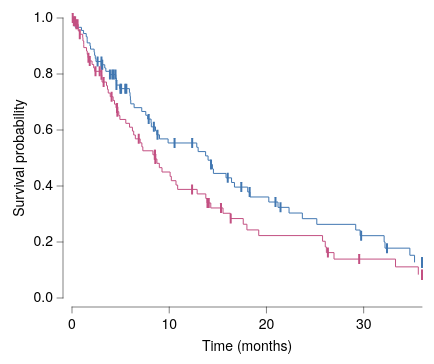

Specify this chart in Vega-Lite:
### Vega-Lite specification from a JSON file in a GitHub repository (floating-point values rounded to 4 significant figures)
{"background": null, "config": {"arc": {"fill": "#DBDBDB", "fillOpacity": 1.0, "innerRadius": 35.0, "padAngle": 0.03, "stroke": "black", "strokeOpacity": 1, "strokeWidth": 0.25}, "area": {"fill": "#DBDBDB", "fillOpacity": 1.0, "stroke": "black", "strokeOpacity": 1, "strokeWidth": 0.25}, "axis": {"domain": true, "domainCap": "round", "domainColor": "black", "domainWidth": 0.25, "grid": false, "gridCap": "round", "gridColor": "#F1F1F1", "gridDash": [0, 0], "gridOpacity": 1.0, "gridWidth": 0.25, "labelColor": "black", "labelFont": "Helvetica Neue, HelveticaNeue, Helvetica, Arial, sans-serif", "labelFontSize": 7, "labelFontStyle": "normal", "labelFontWeight": 400, "offset": 4.5, "ticks": true, "tickCap": "round", "tickColor": "black", "tickRound": false, "tickSize": 3, "tickWidth": 0.25, "titleColor": "black", "titleFont": "Helvetica Neue, HelveticaNeue, Helvetica, Arial, sans-serif", "titleFontSize": 7, "titleFontStyle": "normal", "titleFontWeight": 400}, "axisX": {"domain": true, "labelAlign": "center", "labelAngle": 0, "labels": true, "ticks": true, "translate": 0}, "axisY": {"domain": true, "labelAlign": "right", "labelAngle": 0, "labels": true, "ticks": true, "translate": 0}, "axisRight": {"domain": true, "labelAlign": "left", "labelAngle": 0, "labels": true, "ticks": true, "translate": 0}, "axisTop": {"domain": true, "labelAlign": "center", "labelAngle": 0, "labels": true, "ticks": true, "translate": 0}, "axisBand": {"tickOffset": 0}, "bar": {"fill": "#DBDBDB", "fillOpacity": 1.0, "stroke": "black", "strokeOpacity": 1, "strokeWidth": 0.25}, "boxplot": {"size": 12.6, "ticks": {"cornerRadius": 0.25, "fill": "black", "opacity": 1, "size": 6.3, "thickness": 0.25}, "box": {"fillOpacity": 1.0, "stroke": "black", "strokeOpacity": 1, "strokeWidth": 0.25}, "median": {"cornerRadius": 0, "fill": "black", "fillOpacity": 1.0, "opacity": 1, "size": 12.6, "thickness": 0.25}, "rule": {"fill": "black", "fillOpacity": 1.0, "size": 14.0, "stroke": "black", "strokeDash": [0, 0], "strokeOpacity": 1, "strokeWidth": 0.25}, "outliers": {"color": "black", "fill": "black", "fillOpacity": 1.0, "size": 0, "stroke": "black", "strokeOpacity": 1, "strokeWidth": 0.25}}, "circle": {"fill": "black", "fillOpacity": 1.0, "size": 1.75, "stroke": null, "strokeOpacity": 1, "strokeWidth": 0.25}, "errorband": {"band": {"fillOpacity": 0.6, "stroke": null, "strokeWidth": 0.25, "strokeOpacity": 1}, "borders": {"opacity": 0, "strokeOpacity": 0.25, "strokeWidth": 1}}, "errorbar": {"opacity": 1, "rule": {"strokeDash": [0, 0], "strokeWidth": 0.25}, "ticks": {"color": "black", "cornerRadius": 0.125, "opacity": 1, "size": 8.4, "thickness": 0.25}, "thickness": 0.25}, "font": "Helvetica Neue, HelveticaNeue, Helvetica, Arial, sans-serif", "geoshape": {"fill": "#DBDBDB", "fillOpacity": 1.0, "stroke": "black", "strokeOpacity": 1, "strokeWidth": 0.25}, "header": {"labelColor": "black", "labelFont": "Helvetica Neue, HelveticaNeue, Helvetica, Arial, sans-serif", "labelFontSize": 7, "labelFontStyle": "normal", "labelFontWeight": 400, "titleColor": "black", "titleFont": "Helvetica Neue, HelveticaNeue, Helvetica, Arial, sans-serif", "titleFontSize": 7, "titleFontStyle": "normal", "titleFontWeight": 400, "titlePadding": 0}, "legend": {"disable": false, "offset": 4.5, "titlePadding": 4, "labelOffset": 2, "gradientLabelOffset": 2, "gradientLength": 70.0, "gradientThickness": 7.0, "gradientOpacity": 1.0, "gradientStrokeColor": "black", "gradientStrokeWidth": 0.25, "labelColor": "black", "labelFont": "Helvetica Neue, HelveticaNeue, Helvetica, Arial, sans-serif", "labelFontSize": 7, "labelFontStyle": "normal", "labelFontWeight": 400, "strokeColor": "black", "strokeWidth": 0, "symbolSize": 42, "symbolStrokeColor": "black", "symbolStrokeWidth": 0.25, "titleColor": "black", "titleFont": "Helvetica Neue, HelveticaNeue, Helvetica, Arial, sans-serif", "titleFontSize": 7, "titleFontStyle": "normal", "titleFontWeight": 400}, "line": {"color": "black", "stroke": "black", "strokeCap": "butt", "strokeDash": [0, 0], "strokeOpacity": 1, "strokeWidth": 0.5}, "point": {"filled": true, "fill": "#DBDBDB", "fillOpacity": 1.0, "size": 7.0, "stroke": "black", "strokeOpacity": 1, "strokeWidth": 0.25}, "range": {"category": ["#B2B2B2", "#4A7CD3", "#008542", "#664CAF", "#509F98", "#636363", "#284F93", "#005226", "#382864", "#285753"], "diverging": {"scheme": ["#443E60", "#5F597E", "#7C759B", "#9994B6", "#B7B4CC", "#D6D5DC", "#F6F6F6", "#D1DAD9", "#A4C2BF", "#7AA9A4", "#578E89", "#37736E", "#1B5954"]}, "heatmap": {"scheme": ["#440154", "#472270", "#433E82", "#38598C", "#2C728E", "#238A8D", "#24A086", "#39B578", "#5DC862", "#96D646", "#CAE02D", "#FDE724"]}, "ordinal": {"scheme": ["#F1F1F1", "#DBDBDB", "#C6C6C6", "#B2B2B2", "#9D9D9D", "#898989", "#767676", "#636363", "#515151", "#404040", "#2F2F2F", "#1F1F1F"]}, "ramp": {"scheme": ["#440154", "#472270", "#433E82", "#38598C", "#2C728E", "#238A8D", "#24A086", "#39B578", "#5DC862", "#96D646", "#CAE02D", "#FDE724"]}}, "rule": {"color": "black", "stroke": "black", "strokeCap": "round", "strokeDash": [2, 2], "strokeOpacity": 1, "strokeWidth": 0.25}, "scale": {"barBandPaddingInner": 0.1, "rectBandPaddingInner": 0, "tickBandPaddingInner": 0.1, "bandPaddingOuter": 0.1, "bandWithNestedOffsetPaddingInner": 0.2, "bandWithNestedOffsetPaddingOuter": 0.2, "offsetBandPaddingInner": 0, "offsetBandPaddingOuter": 0, "round": false}, "rect": {"fill": "#DBDBDB", "fillOpacity": 1.0, "stroke": "black", "strokeOpacity": 1, "strokeWidth": 0.25}, "square": {"fill": "#DBDBDB", "fillOpacity": 1.0, "size": 14.0, "stroke": "black", "strokeOpacity": 1, "strokeWidth": 0.25}, "text": {"color": "black", "font": "Helvetica Neue, HelveticaNeue, Helvetica, Arial, sans-serif", "fontSize": 7, "fontStyle": "normal", "fontWeight": 400}, "tick": {"color": "black", "cornerRadius": 0.125, "opacity": 1.0, "size": 12.6, "thickness": 0.25}, "title": {"anchor": "middle", "frame": "group", "color": "black", "font": "Helvetica Neue, HelveticaNeue, Helvetica, Arial, sans-serif", "fontSize": 7, "fontStyle": "normal", "fontWeight": 400, "subtitleColor": "black", "subtitleFont": "Helvetica Neue, HelveticaNeue, Helvetica, Arial, sans-serif", "subtitleFontSize": "Helvetica Neue, HelveticaNeue, Helvetica, Arial, sans-serif", "subtitleFontStyle": "normal", "subtitleFontWeight": 400}, "trail": {"color": "black", "opacity": 1, "size": 0.5}, "view": {"continuousWidth": 175, "continuousHeight": 140, "discreteWidth": 175, "discreteHeight": 140, "fill": null, "stroke": null, "strokeWidth": 0.25}}, "layer": [{"data": {"name": "data-1b0cd061b5d34159234b5d3a4e9b7ec9"}, "mark": {"type": "line", "interpolate": "step-after"}, "encoding": {"color": {"field": "group", "scale": {"domain": ["Treatment", "Control"], "range": ["#4177B1", "#C35082"]}, "title": null, "type": "nominal"}, "x": {"field": "t", "scale": {"domain": [0, 36.0], "nice": false}, "title": "Time (months)", "type": "quantitative"}, "y": {"field": "S", "scale": {"domain": [0, 1], "nice": false}, "title": "Survival probability", "type": "quantitative"}}}, {"data": {"name": "data-f2326de68aa08c4a3dc7cd0c5c09b43c"}, "mark": {"type": "tick", "size": 5, "thickness": 1}, "encoding": {"color": {"field": "group", "legend": null, "scale": {"domain": ["Treatment", "Control"], "range": ["#4177B1", "#C35082"]}, "type": "nominal"}, "x": {"field": "t", "type": "quantitative"}, "y": {"field": "S", "type": "quantitative"}}}], "$schema": "https://vega.github.io/schema/vega-lite/v6.4.1.json", "datasets": {"data-1b0cd061b5d34159234b5d3a4e9b7ec9": [{"t": 0.0, "S": 1.0, "group": "Treatment"}, {"t": 0.08336, "S": 0.9889, "group": "Treatment"}, {"t": 0.3155, "S": 0.9778, "group": "Treatment"}, {"t": 0.3317, "S": 0.9667, "group": "Treatment"}, {"t": 0.9726, "S": 0.9556, "group": "Treatment"}, {"t": 1.191, "S": 0.9444, "group": "Treatment"}, {"t": 1.464, "S": 0.9333, "group": "Treatment"}, {"t": 1.558, "S": 0.9222, "group": "Treatment"}, {"t": 1.563, "S": 0.9111, "group": "Treatment"}, {"t": 1.857, "S": 0.9, "group": "Treatment"}, {"t": 1.907, "S": 0.8889, "group": "Treatment"}, {"t": 2.279, "S": 0.8778, "group": "Treatment"}, {"t": 2.324, "S": 0.8667, "group": "Treatment"}, {"t": 2.396, "S": 0.8556, "group": "Treatment"}, {"t": 2.464, "S": 0.8444, "group": "Treatment"}, {"t": 3.031, "S": 0.833, "group": "Treatment"}, {"t": 3.369, "S": 0.8213, "group": "Treatment"}, {"t": 3.48, "S": 0.8096, "group": "Treatment"}, {"t": 3.885, "S": 0.7978, "group": "Treatment"}, {"t": 4.504, "S": 0.7854, "group": "Treatment"}, {"t": 4.568, "S": 0.7729, "group": "Treatment"}, {"t": 4.569, "S": 0.7604, "group": "Treatment"}, {"t": 4.906, "S": 0.7478, "group": "Treatment"}, {"t": 5.908, "S": 0.7342, "group": "Treatment"}, {"t": 5.969, "S": 0.7206, "group": "Treatment"}, {"t": 6.008, "S": 0.707, "group": "Treatment"}, {"t": 6.044, "S": 0.6934, "group": "Treatment"}, {"t": 6.39, "S": 0.6798, "group": "Treatment"}, {"t": 7.174, "S": 0.6662, "group": "Treatment"}, {"t": 7.59, "S": 0.6526, "group": "Treatment"}, {"t": 7.781, "S": 0.639, "group": "Treatment"}, {"t": 8.134, "S": 0.6251, "group": "Treatment"}, {"t": 8.16, "S": 0.6112, "group": "Treatment"}, {"t": 8.589, "S": 0.597, "group": "Treatment"}, {"t": 8.719, "S": 0.5828, "group": "Treatment"}, {"t": 8.998, "S": 0.5682, "group": "Treatment"}, {"t": 9.885, "S": 0.5536, "group": "Treatment"}, {"t": 12.83, "S": 0.5383, "group": "Treatment"}, {"t": 12.97, "S": 0.5229, "group": "Treatment"}, {"t": 13.74, "S": 0.5075, "group": "Treatment"}, {"t": 14.0, "S": 0.4921, "group": "Treatment"}, {"t": 14.3, "S": 0.4768, "group": "Treatment"}, {"t": 14.44, "S": 0.4609, "group": "Treatment"}, {"t": 14.55, "S": 0.445, "group": "Treatment"}, {"t": 15.84, "S": 0.4291, "group": "Treatment"}, {"t": 16.41, "S": 0.4126, "group": "Treatment"}, {"t": 16.71, "S": 0.3961, "group": "Treatment"}, {"t": 18.07, "S": 0.3788, "group": "Treatment"}, {"t": 18.3, "S": 0.3608, "group": "Treatment"}, {"t": 20.24, "S": 0.3428, "group": "Treatment"}, {"t": 21.19, "S": 0.3237, "group": "Treatment"}, {"t": 22.33, "S": 0.3035, "group": "Treatment"}, {"t": 23.69, "S": 0.2833, "group": "Treatment"}, {"t": 25.18, "S": 0.263, "group": "Treatment"}, {"t": 29.18, "S": 0.2428, "group": "Treatment"}, {"t": 29.63, "S": 0.2226, "group": "Treatment"}, {"t": 32.1, "S": 0.2003, "group": "Treatment"}, {"t": 32.19, "S": 0.178, "group": "Treatment"}, {"t": 34.75, "S": 0.1526, "group": "Treatment"}, {"t": 35.23, "S": 0.1272, "group": "Treatment"}, {"t": 0.0, "S": 1.0, "group": "Control"}, {"t": 0.1169, "S": 0.9888, "group": "Control"}, {"t": 0.4222, "S": 0.9773, "group": "Control"}, {"t": 0.6362, "S": 0.9655, "group": "Control"}, {"t": 0.6466, "S": 0.9537, "group": "Control"}, {"t": 0.7928, "S": 0.9419, "group": "Control"}, {"t": 1.101, "S": 0.93, "group": "Control"}, {"t": 1.127, "S": 0.9181, "group": "Control"}, {"t": 1.206, "S": 0.9062, "group": "Control"}, {"t": 1.211, "S": 0.8943, "group": "Control"}, {"t": 1.494, "S": 0.8823, "group": "Control"}, {"t": 1.568, "S": 0.8704, "group": "Control"}, {"t": 1.648, "S": 0.8585, "group": "Control"}, {"t": 1.818, "S": 0.8464, "group": "Control"}, {"t": 2.063, "S": 0.8341, "group": "Control"}, {"t": 2.228, "S": 0.8219, "group": "Control"}, {"t": 2.338, "S": 0.8096, "group": "Control"}, {"t": 3.023, "S": 0.7969, "group": "Control"}, {"t": 3.063, "S": 0.7841, "group": "Control"}, {"t": 3.091, "S": 0.7712, "group": "Control"}, {"t": 3.55, "S": 0.7582, "group": "Control"}, {"t": 3.651, "S": 0.7451, "group": "Control"}, {"t": 3.728, "S": 0.732, "group": "Control"}, {"t": 3.933, "S": 0.7189, "group": "Control"}, {"t": 4.231, "S": 0.7056, "group": "Control"}, {"t": 4.372, "S": 0.6923, "group": "Control"}, {"t": 4.529, "S": 0.679, "group": "Control"}, {"t": 4.659, "S": 0.6654, "group": "Control"}, {"t": 4.814, "S": 0.6516, "group": "Control"}, {"t": 4.927, "S": 0.6377, "group": "Control"}, {"t": 5.535, "S": 0.6238, "group": "Control"}, {"t": 5.918, "S": 0.61, "group": "Control"}, {"t": 6.217, "S": 0.5961, "group": "Control"}, {"t": 6.345, "S": 0.5822, "group": "Control"}, {"t": 6.514, "S": 0.5684, "group": "Control"}, {"t": 7.009, "S": 0.5542, "group": "Control"}, {"t": 7.186, "S": 0.54, "group": "Control"}, {"t": 7.286, "S": 0.5258, "group": "Control"}, {"t": 8.323, "S": 0.5115, "group": "Control"}, {"t": 8.548, "S": 0.4965, "group": "Control"}, {"t": 8.733, "S": 0.481, "group": "Control"}, {"t": 8.983, "S": 0.4655, "group": "Control"}, {"t": 9.259, "S": 0.45, "group": "Control"}, {"t": 10.09, "S": 0.4344, "group": "Control"}, {"t": 10.22, "S": 0.4189, "group": "Control"}, {"t": 10.7, "S": 0.4034, "group": "Control"}, {"t": 10.87, "S": 0.3879, "group": "Control"}, {"t": 12.87, "S": 0.3717, "group": "Control"}, {"t": 13.76, "S": 0.3556, "group": "Control"}, {"t": 13.89, "S": 0.3394, "group": "Control"}, {"t": 14.27, "S": 0.3215, "group": "Control"}, {"t": 15.53, "S": 0.3026, "group": "Control"}, {"t": 16.29, "S": 0.2837, "group": "Control"}, {"t": 17.61, "S": 0.2634, "group": "Control"}, {"t": 17.99, "S": 0.2432, "group": "Control"}, {"t": 19.21, "S": 0.2229, "group": "Control"}, {"t": 25.77, "S": 0.2027, "group": "Control"}, {"t": 26.05, "S": 0.1824, "group": "Control"}, {"t": 26.16, "S": 0.1621, "group": "Control"}, {"t": 26.95, "S": 0.139, "group": "Control"}, {"t": 33.28, "S": 0.1112, "group": "Control"}, {"t": 35.62, "S": 0.08338, "group": "Control"}], "data-f2326de68aa08c4a3dc7cd0c5c09b43c": [{"t": 2.633, "S": 0.8444, "group": "Treatment"}, {"t": 3.031, "S": 0.8444, "group": "Treatment"}, {"t": 3.057, "S": 0.833, "group": "Treatment"}, {"t": 3.112, "S": 0.833, "group": "Treatment"}, {"t": 3.903, "S": 0.7978, "group": "Treatment"}, {"t": 4.147, "S": 0.7978, "group": "Treatment"}, {"t": 4.285, "S": 0.7978, "group": "Treatment"}, {"t": 4.477, "S": 0.7978, "group": "Treatment"}, {"t": 4.57, "S": 0.7604, "group": "Treatment"}, {"t": 4.978, "S": 0.7478, "group": "Treatment"}, {"t": 5.051, "S": 0.7478, "group": "Treatment"}, {"t": 5.477, "S": 0.7478, "group": "Treatment"}, {"t": 5.59, "S": 0.7478, "group": "Treatment"}, {"t": 7.888, "S": 0.639, "group": "Treatment"}, {"t": 8.42, "S": 0.6112, "group": "Treatment"}, {"t": 8.795, "S": 0.5828, "group": "Treatment"}, {"t": 10.55, "S": 0.5536, "group": "Treatment"}, {"t": 12.36, "S": 0.5536, "group": "Treatment"}, {"t": 14.3, "S": 0.4768, "group": "Treatment"}, {"t": 16.02, "S": 0.4291, "group": "Treatment"}, {"t": 17.41, "S": 0.3961, "group": "Treatment"}, {"t": 18.27, "S": 0.3788, "group": "Treatment"}, {"t": 20.93, "S": 0.3428, "group": "Treatment"}, {"t": 21.45, "S": 0.3237, "group": "Treatment"}, {"t": 29.74, "S": 0.2226, "group": "Treatment"}, {"t": 32.4, "S": 0.178, "group": "Treatment"}, {"t": 36.0, "S": 0.1272, "group": "Treatment"}, {"t": 36.0, "S": 0.1272, "group": "Treatment"}, {"t": 36.0, "S": 0.1272, "group": "Treatment"}, {"t": 36.0, "S": 0.1272, "group": "Treatment"}, {"t": 36.0, "S": 0.1272, "group": "Treatment"}, {"t": 0.07458, "S": 1.0, "group": "Control"}, {"t": 0.1883, "S": 0.9888, "group": "Control"}, {"t": 0.3198, "S": 0.9888, "group": "Control"}, {"t": 0.4443, "S": 0.9773, "group": "Control"}, {"t": 0.5741, "S": 0.9773, "group": "Control"}, {"t": 0.8005, "S": 0.9419, "group": "Control"}, {"t": 1.69, "S": 0.8585, "group": "Control"}, {"t": 1.825, "S": 0.8464, "group": "Control"}, {"t": 2.418, "S": 0.8096, "group": "Control"}, {"t": 2.844, "S": 0.8096, "group": "Control"}, {"t": 3.031, "S": 0.7969, "group": "Control"}, {"t": 3.253, "S": 0.7712, "group": "Control"}, {"t": 4.074, "S": 0.7189, "group": "Control"}, {"t": 4.629, "S": 0.679, "group": "Control"}, {"t": 4.667, "S": 0.6654, "group": "Control"}, {"t": 6.865, "S": 0.5684, "group": "Control"}, {"t": 8.513, "S": 0.5115, "group": "Control"}, {"t": 8.539, "S": 0.5115, "group": "Control"}, {"t": 8.569, "S": 0.4965, "group": "Control"}, {"t": 12.35, "S": 0.3879, "group": "Control"}, {"t": 13.94, "S": 0.3394, "group": "Control"}, {"t": 14.07, "S": 0.3394, "group": "Control"}, {"t": 15.33, "S": 0.3215, "group": "Control"}, {"t": 16.32, "S": 0.2837, "group": "Control"}, {"t": 26.32, "S": 0.1621, "group": "Control"}, {"t": 29.54, "S": 0.139, "group": "Control"}, {"t": 36.0, "S": 0.08338, "group": "Control"}, {"t": 36.0, "S": 0.08338, "group": "Control"}, {"t": 36.0, "S": 0.08338, "group": "Control"}]}}
